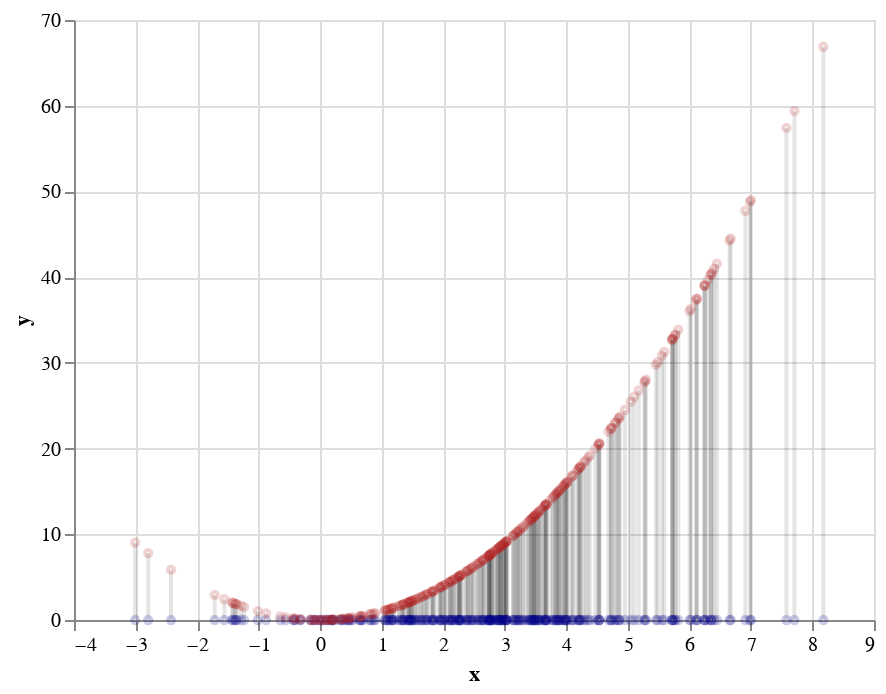

Source (notebook cell):
### Markdown cell above
If we display each $x_i^2$ corresponding to each $x_i$ along the y-axis with a red dot, along the curve of $X^2$. I show a little black line leading from each $x_i$ to its corresponding $x_i^2$.

### Code cell
x2_points = make_scatter_chart(size=10, opacity=.2, X=s, Y=[i ** 2 for i in s], color="firebrick")

guide_lines = make_guide_lines(s)

functools.reduce(lambda a,b : a+b,guide_lines + [x_points  + x2_points])
